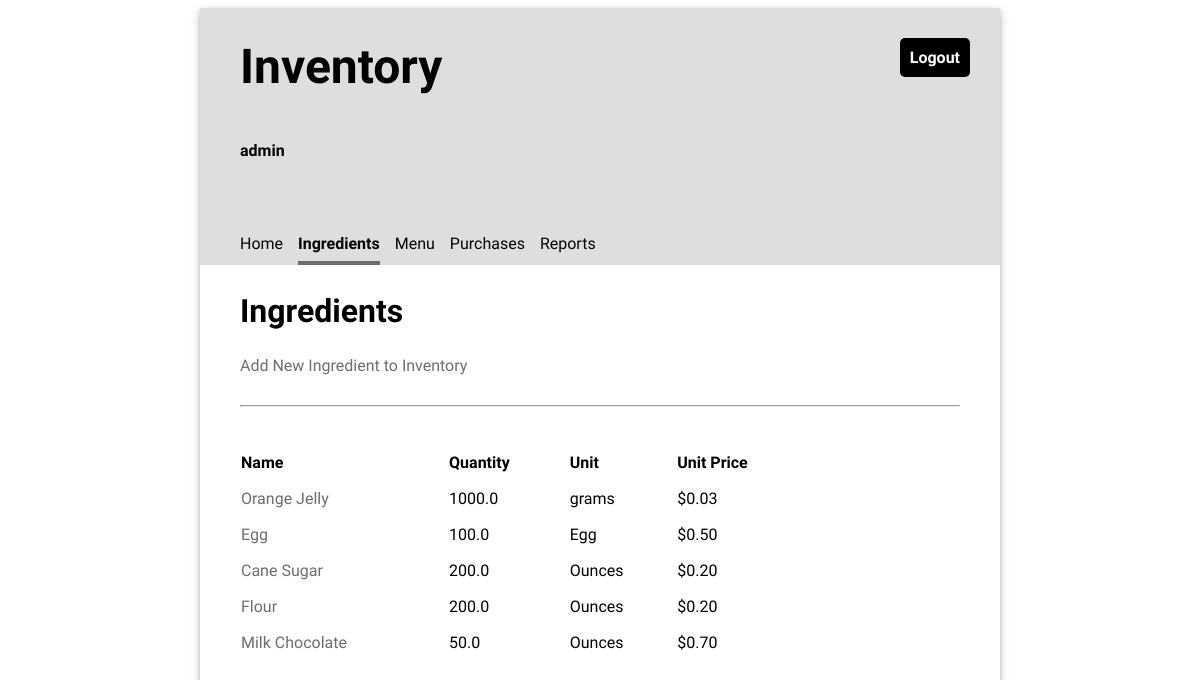
Before: /ingredients/ (signed in) with the older database file.
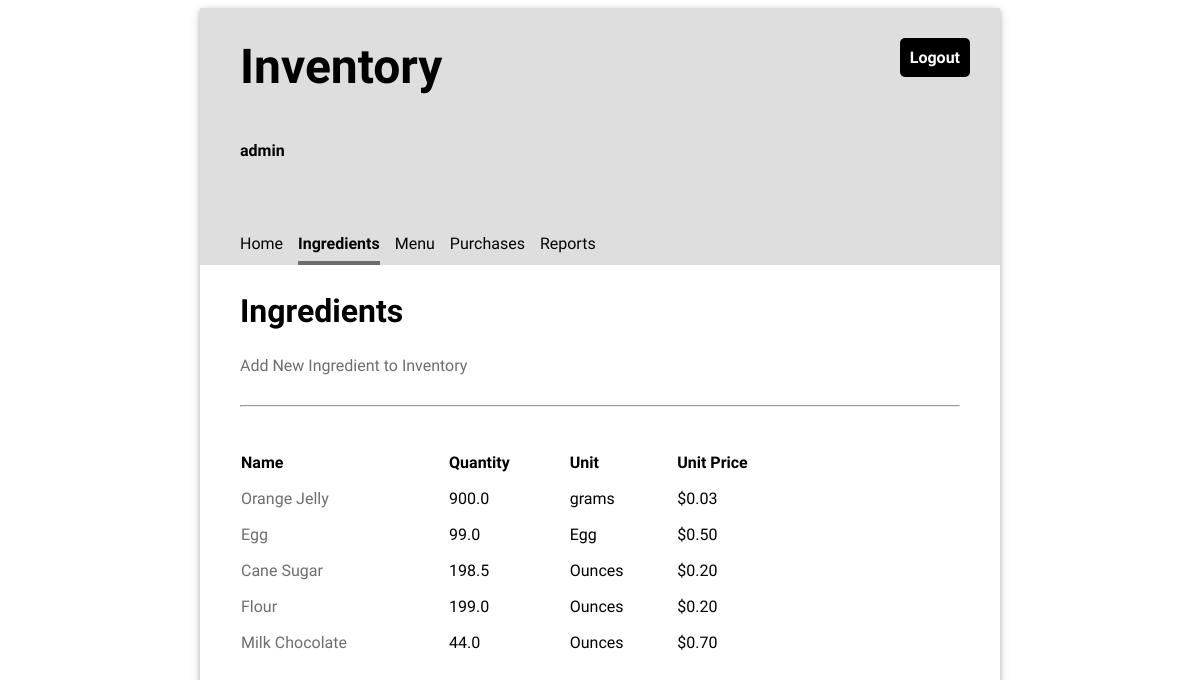
After: the same page with the newer database file.
### inventory/models.py (models this page shows, shortened)
class Ingredient(models.Model):
    name = models.CharField(max_length=100, unique=True)
    quantity= models.FloatField(default=0)
    unit= models.CharField(max_length=100)
    price_per_unit= models.FloatField(default=0)

### inventory/views.py (the view)
# urls.py: path('ingredients/', views.IngredientsView.as_view(), name="ingredients"),
class IngredientsView(LoginRequiredMixin, ListView):
    template_name = "inventory/ingredients_list.html"
    model = Ingredient

### inventory/templates/inventory/ingredients_list.html (shortened to what this page needs)
{% extends 'base.html' %}
{% load static %}
{% block content %}
    <h2>Ingredients</h2>
    <a href="{% url 'add_ingredient' %} ">Add New Ingredient to Inventory</a>
    <hr/>
    <table class="inventory-table">
        <thead>
            <tr>
                <th>Name</th>
                <th>Quantity</th>
                <th>Unit</th>
                <th>Unit Price</th>
            </tr>
        </thead>
        <tbody>
        {% for ingredient in object_list %}
            <tr>
                <td>
                    <a href="{% url "update_ingredient" ingredient.id %}">{{ ingredient.name }}</a>
                </td>
                <td>{{ ingredient.quantity }}</td>
                <td>{{ ingredient.unit }}</td>
                <td class="price">${{ ingredient.price_per_unit|stringformat:".2f" }}</td>
            </tr>
        {% endfor %}
        </tbody>
    </table>
{% endblock %}

Changed rows visible on the page:
changed Ingredient "Orange Jelly": quantity "1000.0" → "900.0"
changed Ingredient "Egg": quantity "100.0" → "99.0"
changed Ingredient "Cane Sugar": quantity "200.0" → "198.5"
changed Ingredient "Flour": quantity "200.0" → "199.0"
changed Ingredient "Milk Chocolate": quantity "50.0" → "44.0"
